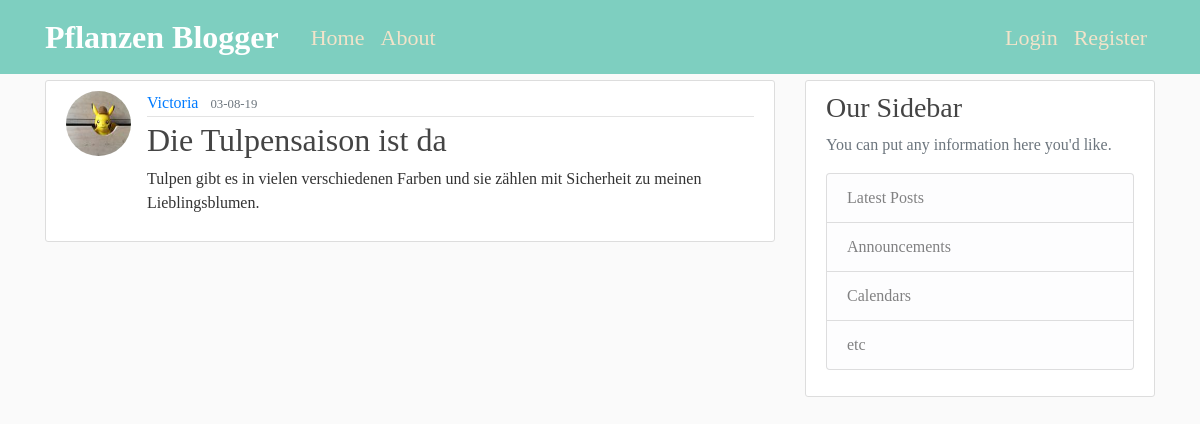
Screenshot of /post/2 with the database file from the repository.
### flaskblog/models.py (models this page shows, shortened)
class User(db.Model, UserMixin):
    id = db.Column(db.Integer, primary_key=True)
    username = db.Column(db.String(20), unique=True, nullable=False)
    email = db.Column(db.String(100), unique=True, nullable=False)
    image_file = db.Column(db.String(20), nullable=False, default='default.jpg')
    password = db.Column(db.String(60), nullable=False)
    posts = db.relationship('Post', backref='author', lazy=True)

class Post(db.Model):
    id = db.Column(db.Integer, primary_key=True)
    title = db.Column(db.String(100), nullable=False)
    date_posted = db.Column(db.DateTime, nullable=False, default=datetime.utcnow)
    content = db.Column(db.Text, nullable=False)
    user_id = db.Column(db.Integer, db.ForeignKey('user.id'), nullable=False)

### flaskblog/routes.py (the view)
@app.route("/post/<int:post_id>")
def post(post_id):
    post = Post.query.get_or_404(post_id)
    return render_template('post.html', title=post.title, post=post)

### flaskblog/templates/post.html (shortened to what this page needs)
{% extends 'layout.html' %}
{% block content%}
<article class="media content-section">
    <img class="rounded-circle article-img"
        src="{{ url_for('static', filename='profil_pics/' + post.author.image_file) }}">
    <div class="media-body">
        <div class="article-metadata">
            <a class="mr-2" href="{{ url_for('user_posts', username=post.author.username) }}">{{ post.author.username }}</a>
            <small class="text-muted">{{ post.date_posted.strftime('%d-%m-%y') }}</small>
        </div>
        <h2 class="article-title">{{ post.title }}</h2>
        <p class="article-content">{{ post.content }}</p>
    </div>
</article>
{% endblock content %}

### flaskblog/static/main.css (style rules this page uses)
body { background: #fafafa; color: #333333; margin-top: 5rem; font-family: Avenir; }
h1, h2, h3, h4, h5, h6 { color: #444444; }
.content-section { background: #ffffff; padding: 10px 20px; border: 1px solid #dddddd; border-radius: 3px; margin-bottom: 20px; }
.article-title { color: #444444; }
.article-content { white-space: pre-line; }
.article-img { height: 65px; width: 65px; margin-right: 16px; }
.article-metadata { padding-bottom: 1px; margin-bottom: 4px; border-bottom: 1px solid #e3e3e3 }

### rows the page displays
User: image_file (picture), author.username "Victoria"
Post: date_posted "03-08-19", title "Die Tulpensaison ist da", content "Tulpen gibt es in vielen verschiedenen Farben und sie zählen mit Sicherheit zu meinen Lieblingsblumen."
